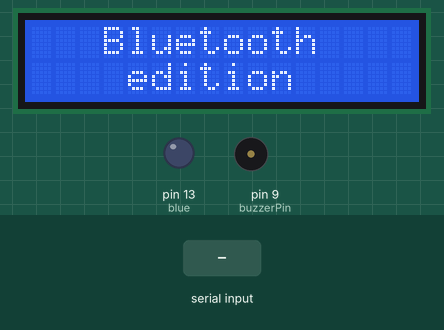
A sketch run on a simulated Arduino Uno, built with avr-gcc and run on an emulated ATmega328P. Shown: 16×2 character LCD, output pins drawn as LEDs (lit = HIGH), buzzer (waves = sounding). The test bench sets the inputs (shaded band). Random numbers use the default seed unless the sketch sets one.

Above: at 3.1 s.
At 7.2 s:
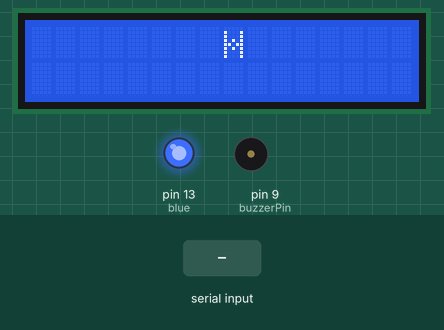
7.3 s: "2" received over Serial
At 8.0 s:
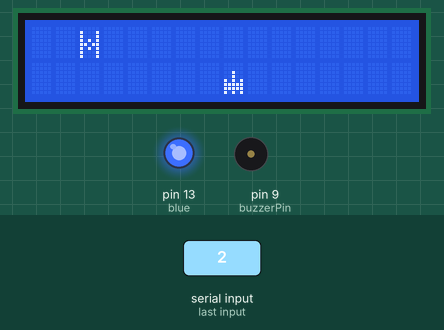
9.1 s: "0" received over Serial
At 9.7 s:
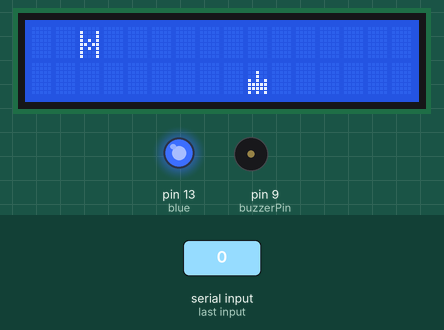
Timing chart, 0 to 12.1 s (numbered marks = the images above; inputs shaded):
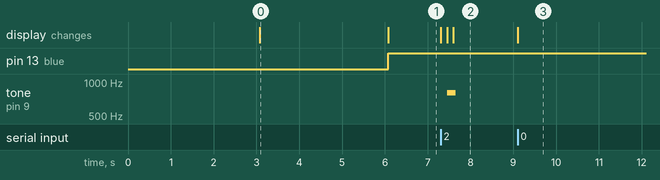

Measured:
- after the input at 7.3 s, tone on pin 9 (buzzerPin): silent → 800 Hz after 0.15 s, → silent 0.20 s later; the display: first changes at once (image 2 shows a later state)
- after the input at 9.1 s, the display: changes at once (image 3)
- what the display in image 0 shows lasts 3.0 s, from 3.1 s to 6.1 s

The sketch:

Star_Wars_Imperial_Invader__BTH_.ino
```cpp
#include<Wire.h>
#include<LiquidCrystal.h>

LiquidCrystal lcd(11, 10, 6, 5, 4, 3);

//INSTRUCTIONS;

//Use the bluetooth arduino app's arrows to mode the XWing across the screen;
//Use the central up arrow to shot the TIE;
//Kill all the TIE until you win;

byte TIEfighter [8]
{ 0b00000,
  0b10001,
  0b10001,
  0b10101,
  0b11011,
  0b10101,
  0b10001,
  0b10001,
};

byte XWing [8]
{
  0b00000,
  0b00000,
  0b00100,
  0b00100,
  0b10101,
  0b11111,
  0b11111,
  0b10101,
};

byte Xwingfuego [8]
{
  0b00100,
  0b00000,
  0b00100,
  0b00100,
  0b10101,
  0b11111,
  0b11111,
  0b10101,
};

byte TIEfire [8]
{
  0b11111,
  0b01110,
  0b01110,
  0b01010,
  0b00100,
  0b01010,
  0b01110,
  0b01110,
};

byte s [8]
{
  0b00000,
  0b00111,
  0b01111,
  0b01100,
  0b01100,
  0b11100,
  0b11000,
  0b00000,
};

byte t [8]
{
  0b00000,
  0b11111,
  0b11111,
  0b00100,
  0b00100,
  0b00100,
  0b00100,
  0b00000
};

byte a [8]
{
  0b00000,
  0b00100,
  0b01110,
  0b11011,
  0b10001,
  0b11111,
  0b10001,
  0b00000,
};

byte r [8]
{
  0b00000,
  0b11110,
  0b11001,
  0b11001,
  0b11110,
  0b11100,
  0b10111,
  0b00000,
};


int Xnave = 8;
int state1 = 0;
int state2 = 0;
const int Time = 150;
int Xcaza = 8;
int randomcaza1 = 0;
int juego = false;
int caza = true;
int buzzerPin = 9;
int contador = 20;
int state = 3;
int blue = 13;


void setup() {
  pinMode(blue, OUTPUT);
  Serial.begin(9600);
  lcd.begin(16, 2);
  pinMode(buzzerPin, OUTPUT);
  lcd.createChar(1, TIEfighter);
  lcd.createChar(2, XWing);
  lcd.createChar(3, Xwingfuego);
  lcd.createChar(4, TIEfire);
  lcd.createChar(5, s);
  lcd.createChar(6, t);
  lcd.createChar(7, a);
  lcd.createChar(8, r);
  lcd.clear();
  lcd.setCursor(3, 0);
  lcd.write(5);
  lcd.write(6);
  lcd.write(7);
  lcd.write(8);
  lcd.setCursor(8, 0);
  lcd.write("w");
  lcd.write(7);
  lcd.write(8);
  lcd.write(5);
  lcd.setCursor(0, 1);
  lcd.write("IMPERIAL INVADER");
  delay(3000);
  lcd.clear();
  lcd.setCursor(3, 0);
  lcd.write("Bluetooth");
  lcd.setCursor(4, 1);
  lcd.write("edition");
  delay(3000);
  lcd.clear();
  lcd.setCursor(8, 0);
  caza = true;
  juego = true;
}
void loop() {

  digitalWrite(blue, HIGH);


  if (Serial.available() > 0) {
    state = Serial.read();
  }

  if (contador == 0) {
    juego == false;
    lcd.clear();
    lcd.setCursor(0, 0);
    lcd.write("*CONGRATULATION*");
    lcd.setCursor(0, 1);
    lcd.write("rebel flote wins");
    exit(0);
  }
  else if (caza == true && juego == true) {
    Xcaza = random(1, 13);
    lcd.setCursor(Xcaza, 0);
    lcd.write(1);
    caza = false;
  }
  else if (state == '0' && Xnave < 15 && juego == true) {
    Xnave++;
    lcd.setCursor(Xnave, 1);
    lcd.write(byte(2));
    lcd.setCursor(Xnave - 1, 1);
    lcd.print(" ");
    state = 3;
    delay(Time);

  }
  else if (state == '1' && juego == true && Xnave > 0) {
    Xnave--;
    lcd.setCursor(Xnave, 1);
    lcd.write(byte(2));
    lcd.setCursor(Xnave + 1, 1);
    lcd.print(" ");
    state = 3;
    delay(Time);

  }
  else if (state == '2' && juego == true && Xnave > 0 && Xnave < 15) {
    lcd.setCursor(Xnave, 1);
    lcd.write(byte(3));
    lcd.print(" ");
    delay(Time);
    lcd.print(" ");
    lcd.setCursor(Xnave, 1);
    lcd.write(byte(2));
    state = 3;

    if (Xnave == Xcaza) {
      tone(buzzerPin, 800, 200);
      lcd.setCursor (Xcaza, 0);
      lcd.write(byte(4));
      delay(Time);
      lcd.setCursor (Xcaza, 0);
      lcd.print(" ");
      contador--;
      caza = true;
      state = 3;
    }
  }
}
```
